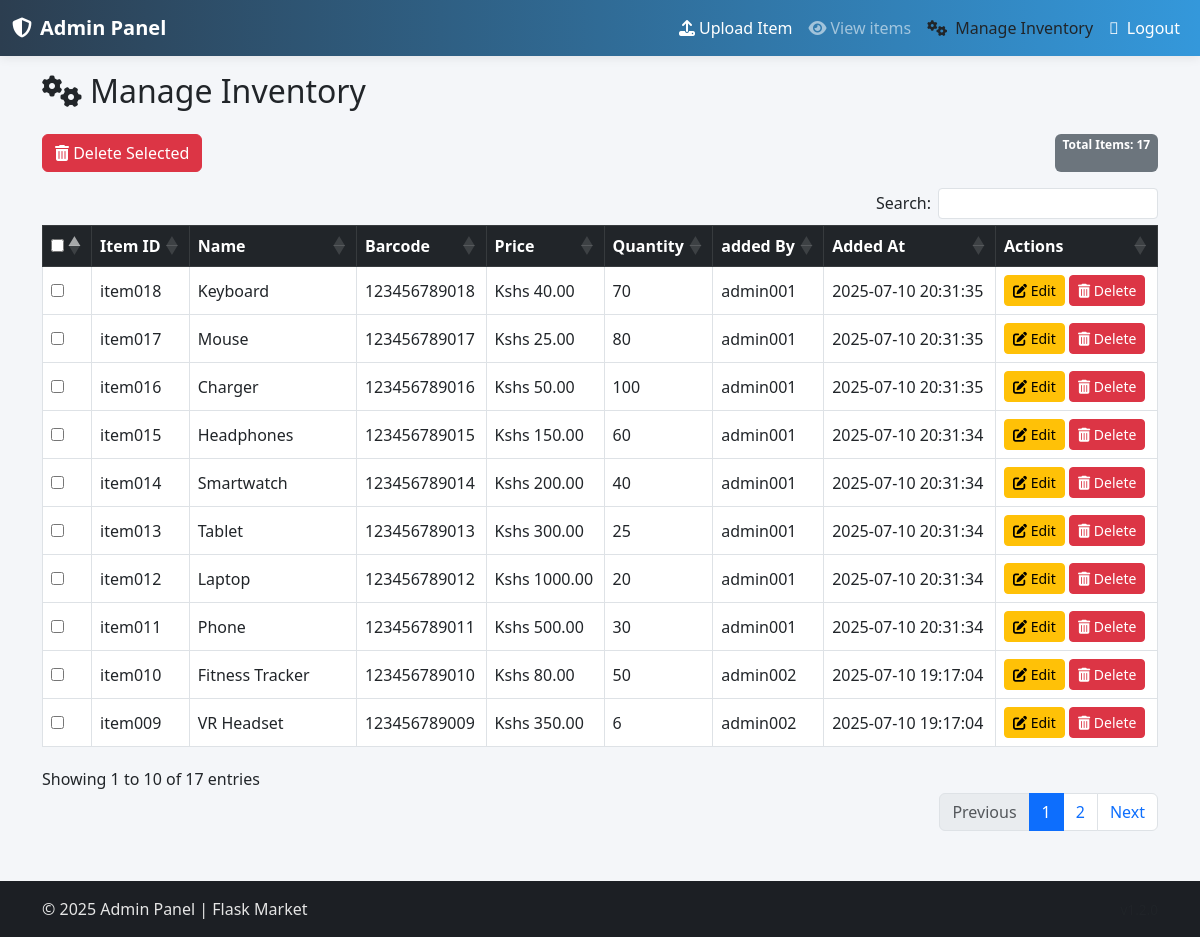
The page /admins/admin/items/manage (signed in) on the database as committed earlier.
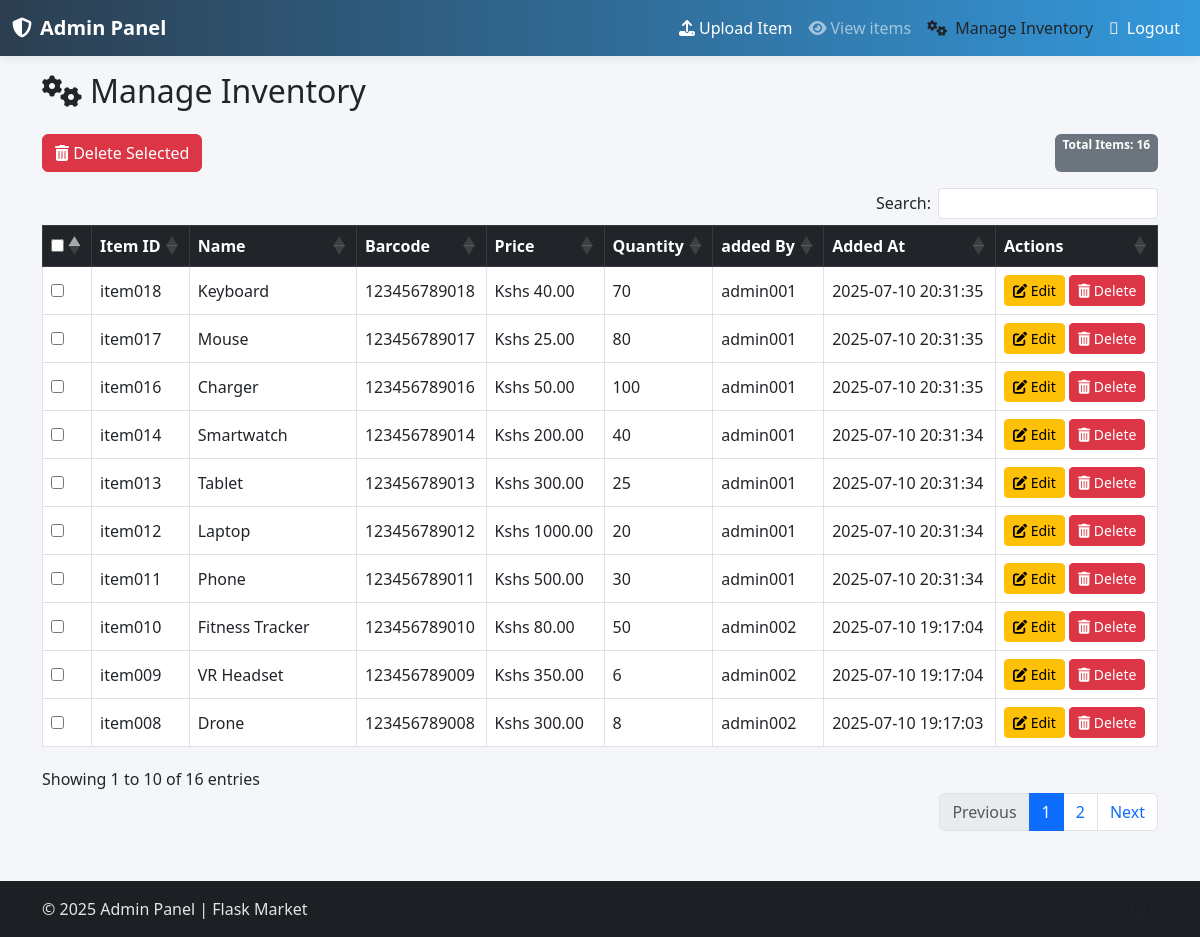
The same page on the database as committed later.
### admins/models.py (models this page shows, shortened)
class Items(db.Model):
    __tablename__ = 'items'
    item_id = db.Column(db.String(), nullable=False, primary_key=True)
    name = db.Column(db.String(length=30), nullable=False)
    price = db.Column(db.Float(), nullable=False)
    barcode = db.Column(db.String(length=12), nullable=False, unique=True)
    description = db.Column(db.String(length=1024), nullable=False, unique=True)
    quantity = db.Column(db.Integer(), nullable=False)
    added_by = db.Column(db.String(length=6), db.ForeignKey('admins.admin_id'), nullable=False)
    date_added = db.Column(db.DateTime(timezone=True), nullable=False, default=lambda: datetime.now(ZoneInfo("Africa/Nairobi")))
    admin = db.relationship('Admins', backref="items_added")

### admins/routes.py (the view, shortened to what this page needs)
@admins_bp.route('/admin/items/manage', methods=['GET', 'POST'])
@admin_required
def admin_items_manage():
    items = Items.query.order_by(Items.date_added.desc()).all()
    return render_template('admin/admin_items_manage.html', items=items)

### admins/routes.py (called while the page is built)
def admin_required(f):
    @wraps(f)
    def wrapper(*args, **kwargs):
        if not session.get('admin_logged_in') and not session.get('is_approved'):
            return redirect(url_for('admins.admin_login'))
        return f(*args, **kwargs)
    return wrapper

@admins_bp.context_processor
def inject_now():
    eat = ZoneInfo("Africa/Nairobi")
    return {'now': datetime.now(tz=eat)}

@admins_bp.context_processor
def inject_stats():
    stats = {
        'total_items': Items.query.count(),
        'total_admins': Admins.query.count(),
        'pending_approvals': Admins.query.filter_by(is_approved=False).count(),
        'active_admins': Admins.query.filter_by(is_approved=True).count(),
        'updated_items': ItemManagementlog.query.filter_by(action='updated').count(),
        'deleted_items': ItemManagementlog.query.filter_by(action='deleted').count(),
    }
    recent_items_logs = ItemManagementlog.query.order_by(ItemManagementlog.timestamp.desc()).limit(5).all()
    recent_admins_logs = AdminActionLog.query.order_by(AdminActionLog.timestamp.desc()).limit(5).all()
    return {
        'stats': stats,
        'recent_admins_logs': recent_admins_logs,
        'recent_items_logs': recent_items_logs
    }

### admins/templates/admin/admin_items_manage.html (shortened to what this page needs)
{% extends 'admin_base.html' %}
{% block content %}
<h2 class="mb-4"><i class="fas fa-cogs me-2"></i>Manage Inventory</h2>
<form method="post" id="batchDeleteForm">
    <div class="d-flex justify-content-between align-center mb-3">
        <button id="deleteSelectedBtn" class="btn btn-danger" type="submit" name="action" value="delete_selected">
            <i class="fas fa-trash-alt"></i> Delete Selected
        </button>
        <span class="badge bg-secondary">Total Items: {{ items|length }}</span>
    </div>
    <table class="table table-bordered table-hover align-middle" id="manageTable">
        <thead class="table-dark">
            <tr>
                <th><input type="checkbox" id="selectAll"></th>
                <th>Item ID</th>
                <th>Name</th>
                <th>Barcode</th>
                <th>Price</th>
                <th>Quantity</th>
                <th>added By</th>
                <th>Added At</th>
                <th>Actions</th>
            </tr>
        </thead>
        <tbody>
            {% for item in items %}
            <tr>
                <td><input type="checkbox" class="item-checkbox" name="selected_items" value="{{ item.item_id }}"></td>
                <td>{{ item.item_id }}</td>
                <td>{{ item.name }}</td>
                <td>{{ item.barcode }}</td>
                <td>Kshs {{ "%.2f"|format(item.price) }}</td>
                <td>{{ item.quantity }}</td>
                <td>{{ item.added_by }}</td>
                <td>{{ item.date_added.strftime('%Y-%m-%d %H:%M:%S') }}</td>
                <td class="text-nowrap">
                    <a href="{{ url_for('admins.admin_items_edit', item_id=item.item_id) }}" class="btn btn-sm btn-warning"><i class="fas fa-edit"></i> Edit</a>
                    <a href="{{ url_for('admins.admin_items_delete', item_id=item.item_id) }}"
                        class="btn btn-sm btn-danger"
                        onclick="return confirm('Are you sure you want to delete this item?');">
                        <i class="fas fa-trash-alt"></i> Delete
                    </a>
                </td>
            </tr>
            {% endfor %}
        </tbody>
    </table>
</form>
{% endblock %}

### admins/templates/admin_base.html (shortened to what this page needs)
<!DOCTYPE html>
<html lang="en">
<head>
    <link rel="stylesheet" href="https://cdn.jsdelivr.net/npm/bootstrap@5.3.0/dist/css/bootstrap.min.css" />
    <link rel="stylesheet" href="https://cdnjs.cloudflare.com/ajax/libs/font-awesome/6.5.0/css/all.min.css" />
</head>
<body>
    <nav class="navbar navbar-expand-lg navbar-dark admin-navbar">
        <div class="container-fluid">
            <a class="navbar-brand fw-bold" href="{{ url_for('admins.admins' )}}">
                <i class="fas fa-shield-alt me-2"></i>Admin Panel
            </a>
            <div class="collapse navbar-collapse" id="adminNav">
                <ul class="navbar-nav ms-auto">
                    {% if session.get('admin_logged_in') %}
                    <li class="nav-item">
                        <a class="nav-link btn btn-success text-white" href="{{ url_for('admins.admin_item_upload')}}">
                            <i class="fas fa-upload me-1"></i>Upload Item
                        </a>
                    </li>
                    <li class="nav-item">
                        <a class="nav-link btn btn-secondary" href="{{ url_for('admins.admin_items_view')}}">
                            <i class="fas fa-eye me-1"></i>View items
                        </a>
                    </li>
                    <li class="nav-item">
                        <a class="nav-link btn btn-warning text-dark" href="{{ url_for('admins.admin_items_manage')}}">
                            <i class="fas fa-cogs me-2"></i>Manage Inventory
                        </a>
                    </li>
                    <li class="nav-item">
                        <a class="nav-link btn btn-danger text-white" href="{{ url_for('admins.admin_logout')}}">
                            <i class="fa-sign-out-alt me-2"></i>Logout</a>
                    </li>
                {% endif %}
                </ul>
            </div>
        </div>
    </nav>
    <main class="container mt-3 mb-5">
        {% block content %} {% endblock %}
    </main>
    <footer class="footer">
        <div class="container">
            <div class="row">
                <div class="col-md-6 text-md-start">
                    <span>&copy; {{ now.year }} Admin Panel | Flask Market </span>
                </div>
                <div class="col-md-6 text-md-end">
                    <span class="text-muted">v1.2.0</span>
                </div>
            </div>
        </div>
    </footer>
    <link rel="stylesheet" href="https://cdn.datatables.net/1.13.6/css/dataTables.bootstrap5.min.css">
    <link rel="stylesheet" href="https://cdn.datatables.net/buttons/2.4.1/css/buttons.bootstrap5.min.css">
</body>
</html>

### admins/templates/admin_base.html (style rules this page uses)
body { background-color: #f4f6f9; min-height: 100vh; display: flex; flex-direction: column; }
.admin-navbar { background: linear-gradient(to right, #2c3e50, #3498db); box-shadow: 0 2px 10px rgba(0, 0, 0, 0.08); }
.footer { background-color: #1c1f24; color: #e5e5e5; text-align: center; padding: 1rem 0; margin-top: auto; }
.footer .text-muted { font-size: 0.85rem; }

Rows that differ between the two databases and show on the page:
removed Items: item_id "item015", name "Headphones", barcode "123456789015", price "150.00", quantity "60", added_by "admin001", date_added "2025-07-10 20:31:34"
now on this page (row unchanged): Items: item_id "item008", name "Drone", barcode "123456789008", price "300.00", quantity "8", added_by "admin002", date_added "2025-07-10 19:17:03"
Other text that changed with them:
text written by a page script: "Search: Showing 1 to 10 of 17 entries Previous 1 2 Next" → "Search: Showing 1 to 10 of 16 entries Previous 1 2 Next"
{{ items|length }}: "17" → "16"
